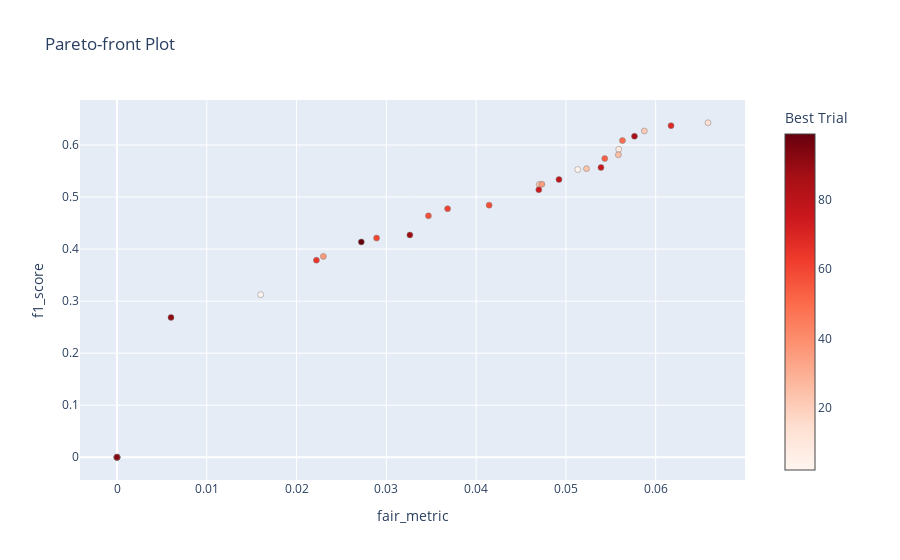

Source (notebook cell):
### Code cell
optuna.visualization.plot_pareto_front(results[0], target_names=["fair_metric", "f1_score"], include_dominated_trials = False)

### Figure 1 — Plotly figure (JSON) as saved in the notebook; plotly's stock layout.template omitted (floating-point values rounded to 4 significant figures)
{"data": [{"hovertemplate": "%{text}<extra>Trial</extra>", "marker": {"color": [], "colorbar": {"title": {"text": "Trial"}}, "colorscale": [[0, "rgb(247,251,255)"], [0.125, "rgb(222,235,247)"], [0.25, "rgb(198,219,239)"], [0.375, "rgb(158,202,225)"], [0.5, "rgb(107,174,214)"], [0.625, "rgb(66,146,198)"], [0.75, "rgb(33,113,181)"], [0.875, "rgb(8,81,156)"], [1, "rgb(8,48,107)"]], "line": {"color": "Grey", "width": 0.5}}, "mode": "markers", "showlegend": false, "text": [], "type": "scatter", "x": [], "y": []}, {"hovertemplate": "%{text}<extra>Best Trial</extra>", "marker": {"color": [2, 3, 9, 11, 14, 15, 21, 23, 24, 25, 35, 36, 37, 46, 50, 53, 55, 57, 58, 60, 61, 65, 67, 69, 74, 76, 78, 79, 86, 88, 91, 93, 99], "colorbar": {"title": {"text": "Best Trial"}, "x": 1, "xpad": 40}, "colorscale": [[0, "rgb(255,245,240)"], [0.125, "rgb(254,224,210)"], [0.25, "rgb(252,187,161)"], [0.375, "rgb(252,146,114)"], [0.5, "rgb(251,106,74)"], [0.625, "rgb(239,59,44)"], [0.75, "rgb(203,24,29)"], [0.875, "rgb(165,15,21)"], [1, "rgb(103,0,13)"]], "line": {"color": "Grey", "width": 0.5}}, "mode": "markers", "showlegend": false, "text": ["{<br>  \"number\": 2,<br>  \"values\": [<br>    0.01600555204473341,<br>    0.3123702849612914<br>  ],<br>  \"params\": {<br>    \"n_estimators\": 4214,<br>    \"num_leaves\": 83,<br>    \"max_depth\": 15,<br>    \"min_child_samples\": 197,<br>    \"learning_rate\": 0.00018967079087098314,<br>    \"boosting_type\": \"goss\"<br>  }<br>}", "{<br>  \"number\": 3,<br>  \"values\": [<br>    0.05131782803128828,<br>    0.552842292135654<br>  ],<br>  \"params\": {<br>    \"n_estimators\": 4616,<br>    \"num_leaves\": 614,<br>    \"max_depth\": 3,<br>    \"min_child_samples\": 60,<br>    \"learning_rate\": 0.0014734619616239876,<br>    \"boosting_type\": \"gbdt\"<br>  }<br>}", "{<br>  \"number\": 9,<br>  \"values\": [<br>    0.05588196807197658,<br>    0.5917760207910101<br>  ],<br>  \"params\": {<br>    \"n_estimators\": 402,<br>    \"num_leaves\": 275,<br>    \"max_depth\": 6,<br>    \"min_child_samples\": 16,<br>    \"learning_rate\": 0.009713563512447097,<br>    \"boosting_type\": \"goss\"<br>  }<br>}", "{<br>  \"number\": 11,<br>  \"values\": [<br>    0.0,<br>    0.0<br>  ],<br>  \"params\": {<br>    \"n_estimators\": 5185,<br>    \"num_leaves\": 20,<br>    \"max_depth\": 19,<br>    \"min_child_samples\": 78,<br>    \"learning_rate\": 6.150879302042816e-05,<br>    \"boosting_type\": \"gbdt\"<br>  }<br>}", "{<br>  \"number\": 14,<br>  \"values\": [<br>    0.0658261700332782,<br>    0.6427011841358736<br>  ],<br>  \"params\": {<br>    \"n_estimators\": 5851,<br>    \"num_leaves\": 879,<br>    \"max_depth\": 10,<br>    \"min_child_samples\": 116,<br>    \"learning_rate\": 0.0041467449765888766,<br>    \"boosting_type\": \"gbdt\"<br>  }<br>}", "{<br>  \"number\": 15,<br>  \"values\": [<br>    0.0,<br>    0.0<br>  ],<br>  \"params\": {<br>    \"n_estimators\": 3011,<br>    \"num_leaves\": 24,<br>    \"max_depth\": 17,<br>    \"min_child_samples\": 72,<br>    \"learning_rate\": 2.881746463234404e-05,<br>    \"boosting_type\": \"goss\"<br>  }<br>}", "{<br>  \"number\": 21,<br>  \"values\": [<br>    0.058735270950568595,<br>    0.6268727465729608<br>  ],<br>  \"params\": {<br>    \"n_estimators\": 5572,<br>    \"num_leaves\": 615,<br>    \"max_depth\": 9,<br>    \"min_child_samples\": 100,<br>    \"learning_rate\": 0.0016933805077701425,<br>    \"boosting_type\": \"gbdt\"<br>  }<br>}", "{<br>  \"number\": 23,<br>  \"values\": [<br>    0.047032716456547455,<br>    0.524177785098556<br>  ],<br>  \"params\": {<br>    \"n_estimators\": 6796,<br>    \"num_leaves\": 443,<br>    \"max_depth\": 2,<br>    \"min_child_samples\": 94,<br>    \"learning_rate\": 0.0009819297835850804,<br>    \"boosting_type\": \"gbdt\"<br>  }<br>}", "{<br>  \"number\": 24,<br>  \"values\": [<br>    0.05229262667433676,<br>    0.5545544391368803<br>  ],<br>  \"params\": {<br>    \"n_estimators\": 6990,<br>    \"num_leaves\": 420,<br>    \"max_depth\": 5,<br>    \"min_child_samples\": 141,<br>    \"learning_rate\": 0.0006164281130124388,<br>    \"boosting_type\": \"gbdt\"<br>  }<br>}", "{<br>  \"number\": 25,<br>  \"values\": [<br>    0.05584163371650928,<br>    0.5810849393290507<br>  ],<br>  \"params\": {<br>    \"n_estimators\": 8462,<br>    \"num_leaves\": 137,<br>    \"max_depth\": 2,<br>    \"min_child_samples\": 95,<br>    \"learning_rate\": 0.0022908967342105267,<br>    \"boosting_type\": \"gbdt\"<br>  }<br>}", "{<br>  \"number\": 35,<br>  \"values\": [<br>    0.04732330465683706,<br>    0.5246033053313568<br>  ],<br>  \"params\": {<br>    \"n_estimators\": 3170,<br>    \"num_leaves\": 621,<br>    \"max_depth\": 2,<br>    \"min_child_samples\": 258,<br>    \"learning_rate\": 0.00217415628182655,<br>    \"boosting_type\": \"gbdt\"<br>  }<br>}", "{<br>  \"number\": 36,<br>  \"values\": [<br>    0.022985877331948498,<br>    0.3859569172203005<br>  ],<br>  \"params\": {<br>    \"n_estimators\": 5064,<br>    \"num_leaves\": 329,<br>    \"max_depth\": 6,<br>    \"min_child_samples\": 89,<br>    \"learning_rate\": 0.00018062087992321102,<br>    \"boosting_type\": \"goss\"<br>  }<br>}", "{<br>  \"number\": 37,<br>  \"values\": [<br>    0.0,<br>    0.0<br>  ],<br>  \"params\": {<br>    \"n_estimators\": 4743,<br>    \"num_leaves\": 349,<br>    \"max_depth\": 6,<br>    \"min_child_samples\": 299,<br>    \"learning_rate\": 5.5787308161305135e-05,<br>    \"boosting_type\": \"goss\"<br>  }<br>}", "{<br>  \"number\": 46,<br>  \"values\": [<br>    0.0,<br>    0.0<br>  ],<br>  \"params\": {<br>    \"n_estimators\": 4900,<br>    \"num_leaves\": 96,<br>    \"max_depth\": 7,<br>    \"min_child_samples\": 68,<br>    \"learning_rate\": 4.287074579800159e-05,<br>    \"boosting_type\": \"gbdt\"<br>  }<br>}", "{<br>  \"number\": 50,<br>  \"values\": [<br>    0.05629865126660216,<br>    0.608470140375922<br>  ],<br>  \"params\": {<br>    \"n_estimators\": 5950,<br>    \"num_leaves\": 399,<br>    \"max_depth\": 4,<br>    \"min_child_samples\": 84,<br>    \"learning_rate\": 0.0020654691823356565,<br>    \"boosting_type\": \"gbdt\"<br>  }<br>}", "{<br>  \"number\": 53,<br>  \"values\": [<br>    0.05432906015287127,<br>    0.5738117461886199<br>  ],<br>  \"params\": {<br>    \"n_estimators\": 8318,<br>    \"num_leaves\": 73,<br>    \"max_depth\": 2,<br>    \"min_child_samples\": 55,<br>    \"learning_rate\": 0.0019834874199340887,<br>    \"boosting_type\": \"gbdt\"<br>  }<br>}", "{<br>  \"number\": 55,<br>  \"values\": [<br>    0.0,<br>    0.0<br>  ],<br>  \"params\": {<br>    \"n_estimators\": 29,<br>    \"num_leaves\": 436,<br>    \"max_depth\": 12,<br>    \"min_child_samples\": 75,<br>    \"learning_rate\": 0.0008441841357775003,<br>    \"boosting_type\": \"gbdt\"<br>  }<br>}", "{<br>  \"number\": 57,<br>  \"values\": [<br>    0.034686376034537544,<br>    0.46384267647650945<br>  ],<br>  \"params\": {<br>    \"n_estimators\": 4480,<br>    \"num_leaves\": 489,<br>    \"max_depth\": 10,<br>    \"min_child_samples\": 103,<br>    \"learning_rate\": 0.0003139132904673276,<br>    \"boosting_type\": \"gbdt\"<br>  }<br>}", "{<br>  \"number\": 58,<br>  \"values\": [<br>    0.04144815300003881,<br>    0.48438386500485003<br>  ],<br>  \"params\": {<br>    \"n_estimators\": 4608,<br>    \"num_leaves\": 490,<br>    \"max_depth\": 10,<br>    \"min_child_samples\": 153,<br>    \"learning_rate\": 0.00033436528863203027,<br>    \"boosting_type\": \"gbdt\"<br>  }<br>}", "{<br>  \"number\": 60,<br>  \"values\": [<br>    0.028913638204358178,<br>    0.42105638829407566<br>  ],<br>  \"params\": {<br>    \"n_estimators\": 4195,<br>    \"num_leaves\": 479,<br>    \"max_depth\": 13,<br>    \"min_child_samples\": 112,<br>    \"learning_rate\": 0.00027612357201090715,<br>    \"boosting_type\": \"gbdt\"<br>  }<br>}", "{<br>  \"number\": 61,<br>  \"values\": [<br>    0.036822675851548324,<br>    0.47753710719449477<br>  ],<br>  \"params\": {<br>    \"n_estimators\": 4350,<br>    \"num_leaves\": 475,<br>    \"max_depth\": 13,<br>    \"min_child_samples\": 103,<br>    \"learning_rate\": 0.00034183314794595414,<br>    \"boosting_type\": \"gbdt\"<br>  }<br>}", "{<br>  \"number\": 65,<br>  \"values\": [<br>    0.022210968425726518,<br>    0.3786809787880452<br>  ],<br>  \"params\": {<br>    \"n_estimators\": 4098,<br>    \"num_leaves\": 431,<br>    \"max_depth\": 16,<br>    \"min_child_samples\": 135,<br>    \"learning_rate\": 0.00022570894172132397,<br>    \"boosting_type\": \"gbdt\"<br>  }<br>}", "{<br>  \"number\": 67,<br>  \"values\": [<br>    0.0,<br>    0.0<br>  ],<br>  \"params\": {<br>    \"n_estimators\": 5236,<br>    \"num_leaves\": 675,<br>    \"max_depth\": 13,<br>    \"min_child_samples\": 103,<br>    \"learning_rate\": 5.3972481459519175e-05,<br>    \"boosting_type\": \"gbdt\"<br>  }<br>}", "{<br>  \"number\": 69,<br>  \"values\": [<br>    0.06170969461512721,<br>    0.6371392228993942<br>  ],<br>  \"params\": {<br>    \"n_estimators\": 4403,<br>    \"num_leaves\": 600,<br>    \"max_depth\": 14,<br>    \"min_child_samples\": 97,<br>    \"learning_rate\": 0.001925137919236911,<br>    \"boosting_type\": \"gbdt\"<br>  }<br>}", "{<br>  \"number\": 74,<br>  \"values\": [<br>    0.04698015659394581,<br>    0.5139067332857483<br>  ],<br>  \"params\": {<br>    \"n_estimators\": 5866,<br>    \"num_leaves\": 448,<br>    \"max_depth\": 13,<br>    \"min_child_samples\": 82,<br>    \"learning_rate\": 0.00030893196111803577,<br>    \"boosting_type\": \"gbdt\"<br>  }<br>}", "{<br>  \"number\": 76,<br>  \"values\": [<br>    0.05390456043631152,<br>    0.5566930214681821<br>  ],<br>  \"params\": {<br>    \"n_estimators\": 3934,<br>    \"num_leaves\": 414,<br>    \"max_depth\": 2,<br>    \"min_child_samples\": 63,<br>    \"learning_rate\": 0.0034497471450903702,<br>    \"boosting_type\": \"gbdt\"<br>  }<br>}", "{<br>  \"number\": 78,<br>  \"values\": [<br>    0.0,<br>    0.0<br>  ],<br>  \"params\": {<br>    \"n_estimators\": 4622,<br>    \"num_leaves\": 643,<br>    \"max_depth\": 12,<br>    \"min_child_samples\": 165,<br>    \"learning_rate\": 2.396383995311997e-05,<br>    \"boosting_type\": \"gbdt\"<br>  }<br>}", "{<br>  \"number\": 79,<br>  \"values\": [<br>    0.04922794256785929,<br>    0.5335904756675636<br>  ],<br>  \"params\": {<br>    \"n_estimators\": 5125,<br>    \"num_leaves\": 475,<br>    \"max_depth\": 3,<br>    \"min_child_samples\": 111,<br>    \"learning_rate\": 0.0010651287312940898,<br>    \"boosting_type\": \"gbdt\"<br>  }<br>}", "{<br>  \"number\": 86,<br>  \"values\": [<br>    0.05763847005174274,<br>    0.6165989494683285<br>  ],<br>  \"params\": {<br>    \"n_estimators\": 8946,<br>    \"num_leaves\": 116,<br>    \"max_depth\": 3,<br>    \"min_child_samples\": 76,<br>    \"learning_rate\": 0.0023188334123293644,<br>    \"boosting_type\": \"gbdt\"<br>  }<br>}", "{<br>  \"number\": 88,<br>  \"values\": [<br>    0.03262168517574003,<br>    0.42705393583337903<br>  ],<br>  \"params\": {<br>    \"n_estimators\": 4207,<br>    \"num_leaves\": 246,<br>    \"max_depth\": 4,<br>    \"min_child_samples\": 120,<br>    \"learning_rate\": 0.0002580963411267745,<br>    \"boosting_type\": \"gbdt\"<br>  }<br>}", "{<br>  \"number\": 91,<br>  \"values\": [<br>    0.006015447926877632,<br>    0.26871282417320963<br>  ],<br>  \"params\": {<br>    \"n_estimators\": 1133,<br>    \"num_leaves\": 967,<br>    \"max_depth\": 9,<br>    \"min_child_samples\": 99,<br>    \"learning_rate\": 0.00054794492298377,<br>    \"boosting_type\": \"goss\"<br>  }<br>}", "{<br>  \"number\": 93,<br>  \"values\": [<br>    0.0,<br>    0.0<br>  ],<br>  \"params\": {<br>    \"n_estimators\": 1318,<br>    \"num_leaves\": 933,<br>    \"max_depth\": 9,<br>    \"min_child_samples\": 78,<br>    \"learning_rate\": 0.00021062171210773723,<br>    \"boosting_type\": \"goss\"<br>  }<br>}", "{<br>  \"number\": 99,<br>  \"values\": [<br>    0.027209821446049404,<br>    0.413776789472721<br>  ],<br>  \"params\": {<br>    \"n_estimators\": 5520,<br>    \"num_leaves\": 335,<br>    \"max_depth\": 6,<br>    \"min_child_samples\": 137,<br>    \"learning_rate\": 0.0001968270340170394,<br>    \"boosting_type\": \"goss\"<br>  }<br>}"], "type": "scatter", "x": [0.01601, 0.05132, 0.05588, 0, 0.06583, 0, 0.05874, 0.04703, 0.05229, 0.05584, 0.04732, 0.02299, 0, 0, 0.0563, 0.05433, 0, 0.03469, 0.04145, 0.02891, 0.03682, 0.02221, 0, 0.06171, 0.04698, 0.0539, 0, 0.04923, 0.05764, 0.03262, 0.006015, 0, 0.02721], "y": [0.3124, 0.5528, 0.5918, 0, 0.6427, 0, 0.6269, 0.5242, 0.5546, 0.5811, 0.5246, 0.386, 0, 0, 0.6085, 0.5738, 0, 0.4638, 0.4844, 0.4211, 0.4775, 0.3787, 0, 0.6371, 0.5139, 0.5567, 0, 0.5336, 0.6166, 0.4271, 0.2687, 0, 0.4138]}], "layout": {"title": {"text": "Pareto-front Plot"}, "xaxis": {"title": {"text": "fair_metric"}}, "yaxis": {"title": {"text": "f1_score"}}}}
